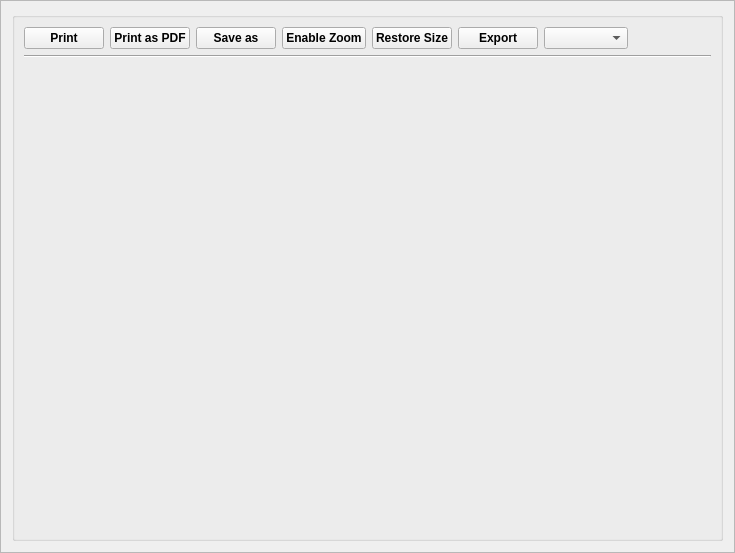
<?xml version="1.0" encoding="UTF-8"?>
<ui version="4.0">
 <class>Sys_Plot_Frame</class>
 <widget class="QFrame" name="Sys_Plot_Frame">
  <property name="geometry">
   <rect>
    <x>0</x>
    <y>0</y>
    <width>735</width>
    <height>553</height>
   </rect>
  </property>
  <property name="sizePolicy">
   <sizepolicy hsizetype="Expanding" vsizetype="Expanding">
    <horstretch>0</horstretch>
    <verstretch>0</verstretch>
   </sizepolicy>
  </property>
  <property name="windowTitle">
   <string>Frame</string>
  </property>
  <property name="frameShape">
   <enum>QFrame::StyledPanel</enum>
  </property>
  <property name="frameShadow">
   <enum>QFrame::Sunken</enum>
  </property>
  <property name="lineWidth">
   <number>0</number>
  </property>
  <layout class="QGridLayout" name="gridLayout">
   <item row="0" column="0">
    <widget class="QGroupBox" name="groupBox">
     <property name="sizePolicy">
      <sizepolicy hsizetype="Expanding" vsizetype="Expanding">
       <horstretch>0</horstretch>
       <verstretch>0</verstretch>
      </sizepolicy>
     </property>
     <property name="font">
      <font>
       <pointsize>9</pointsize>
       <weight>75</weight>
       <bold>true</bold>
      </font>
     </property>
     <property name="title">
      <string/>
     </property>
     <layout class="QGridLayout" name="gridLayout_2">
      <item row="0" column="0">
       <layout class="QVBoxLayout" name="verticalLayout_2">
        <item>
         <layout class="QHBoxLayout" name="horizontalLayout">
          <item>
           <widget class="QPushButton" name="printPushButton">
            <property name="sizePolicy">
             <sizepolicy hsizetype="Maximum" vsizetype="Fixed">
              <horstretch>0</horstretch>
              <verstretch>0</verstretch>
             </sizepolicy>
            </property>
            <property name="toolTip">
             <string>Print</string>
            </property>
            <property name="text">
             <string>Print</string>
            </property>
            <property name="icon">
             <iconset resource="resources/system_sys_resource.qrc">
              <normaloff>:/print_icon</normaloff>:/print_icon</iconset>
            </property>
           </widget>
          </item>
          <item>
           <widget class="QPushButton" name="pdfPushButton">
            <property name="sizePolicy">
             <sizepolicy hsizetype="Maximum" vsizetype="Fixed">
              <horstretch>0</horstretch>
              <verstretch>0</verstretch>
             </sizepolicy>
            </property>
            <property name="toolTip">
             <string>Print as pdf</string>
            </property>
            <property name="text">
             <string>Print as PDF</string>
            </property>
            <property name="icon">
             <iconset resource="resources/system_sys_resource.qrc">
              <normaloff>:/pdf_icon</normaloff>:/pdf_icon</iconset>
            </property>
           </widget>
          </item>
          <item>
           <widget class="QPushButton" name="savePushButton">
            <property name="sizePolicy">
             <sizepolicy hsizetype="Maximum" vsizetype="Fixed">
              <horstretch>0</horstretch>
              <verstretch>0</verstretch>
             </sizepolicy>
            </property>
            <property name="toolTip">
             <string>Save as</string>
            </property>
            <property name="text">
             <string>Save as</string>
            </property>
            <property name="icon">
             <iconset resource="resources/system_sys_resource.qrc">
              <normaloff>:/save_icon</normaloff>:/save_icon</iconset>
            </property>
           </widget>
          </item>
          <item>
           <widget class="QPushButton" name="zoomPushButton">
            <property name="sizePolicy">
             <sizepolicy hsizetype="Maximum" vsizetype="Fixed">
              <horstretch>0</horstretch>
              <verstretch>0</verstretch>
             </sizepolicy>
            </property>
            <property name="toolTip">
             <string>Zoom in/out</string>
            </property>
            <property name="text">
             <string>Enable Zoom</string>
            </property>
            <property name="icon">
             <iconset resource="resources/system_sys_resource.qrc">
              <normaloff>:/zoom_icon</normaloff>:/zoom_icon</iconset>
            </property>
            <property name="checkable">
             <bool>true</bool>
            </property>
            <property name="checked">
             <bool>false</bool>
            </property>
            <property name="autoRepeat">
             <bool>true</bool>
            </property>
           </widget>
          </item>
          <item>
           <widget class="QPushButton" name="restoresizePushButton">
            <property name="sizePolicy">
             <sizepolicy hsizetype="Maximum" vsizetype="Fixed">
              <horstretch>0</horstretch>
              <verstretch>0</verstretch>
             </sizepolicy>
            </property>
            <property name="toolTip">
             <string>Restore size</string>
            </property>
            <property name="text">
             <string>Restore Size</string>
            </property>
            <property name="icon">
             <iconset resource="resources/system_sys_resource.qrc">
              <normaloff>:/restore_icon</normaloff>:/restore_icon</iconset>
            </property>
            <property name="checkable">
             <bool>false</bool>
            </property>
            <property name="checked">
             <bool>false</bool>
            </property>
            <property name="autoRepeat">
             <bool>true</bool>
            </property>
           </widget>
          </item>
          <item>
           <widget class="QPushButton" name="exportPushButton">
            <property name="sizePolicy">
             <sizepolicy hsizetype="Maximum" vsizetype="Fixed">
              <horstretch>0</horstretch>
              <verstretch>0</verstretch>
             </sizepolicy>
            </property>
            <property name="toolTip">
             <string>Export</string>
            </property>
            <property name="text">
             <string>Export</string>
            </property>
            <property name="icon">
             <iconset resource="resources/system_sys_resource.qrc">
              <normaloff>:/exp_icon</normaloff>:/exp_icon</iconset>
            </property>
           </widget>
          </item>
          <item>
           <widget class="QComboBox" name="selectionComboBox">
            <property name="sizePolicy">
             <sizepolicy hsizetype="MinimumExpanding" vsizetype="Fixed">
              <horstretch>0</horstretch>
              <verstretch>0</verstretch>
             </sizepolicy>
            </property>
           </widget>
          </item>
          <item>
           <spacer name="horizontalSpacer">
            <property name="orientation">
             <enum>Qt::Horizontal</enum>
            </property>
            <property name="sizeHint" stdset="0">
             <size>
              <width>28</width>
              <height>20</height>
             </size>
            </property>
           </spacer>
          </item>
         </layout>
        </item>
        <item>
         <layout class="QVBoxLayout" name="verticalLayout">
          <item>
           <widget class="Line" name="line">
            <property name="sizePolicy">
             <sizepolicy hsizetype="MinimumExpanding" vsizetype="Fixed">
              <horstretch>0</horstretch>
              <verstretch>0</verstretch>
             </sizepolicy>
            </property>
            <property name="orientation">
             <enum>Qt::Horizontal</enum>
            </property>
           </widget>
          </item>
          <item>
           <widget class="Sys_Plot_Wid" name="plot" native="true">
            <property name="sizePolicy">
             <sizepolicy hsizetype="MinimumExpanding" vsizetype="MinimumExpanding">
              <horstretch>0</horstretch>
              <verstretch>0</verstretch>
             </sizepolicy>
            </property>
            <property name="minimumSize">
             <size>
              <width>525</width>
              <height>450</height>
             </size>
            </property>
            <property name="contextMenuPolicy">
             <enum>Qt::DefaultContextMenu</enum>
            </property>
           </widget>
          </item>
         </layout>
        </item>
       </layout>
      </item>
     </layout>
    </widget>
   </item>
  </layout>
 </widget>
 <customwidgets>
  <customwidget>
   <class>Sys_Plot_Wid</class>
   <extends>QWidget</extends>
   <header>sys_plot_wid.h</header>
   <container>1</container>
  </customwidget>
 </customwidgets>
 <resources>
  <include location="resources/system_sys_resource.qrc"/>
 </resources>
 <connections/>
</ui>
